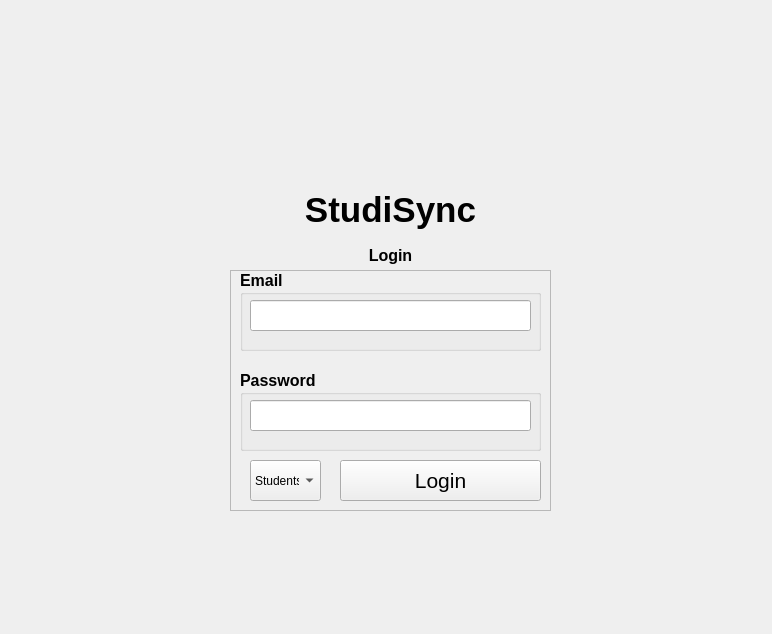
<?xml version="1.0" encoding="UTF-8"?>
<ui version="4.0">
 <class>Login</class>
 <widget class="QMainWindow" name="Login">
  <property name="geometry">
   <rect>
    <x>0</x>
    <y>0</y>
    <width>772</width>
    <height>634</height>
   </rect>
  </property>
  <property name="windowTitle">
   <string>Login - StudiSync</string>
  </property>
  <property name="windowIcon">
   <iconset>
    <normaloff>logo_studisync.jpeg</normaloff>logo_studisync.jpeg</iconset>
  </property>
  <widget class="QWidget" name="centralwidget">
   <widget class="QLabel" name="LogoImage">
    <property name="geometry">
     <rect>
      <x>310</x>
      <y>20</y>
      <width>161</width>
      <height>161</height>
     </rect>
    </property>
    <property name="autoFillBackground">
     <bool>false</bool>
    </property>
    <property name="styleSheet">
     <string notr="true">border-radius: 10px;
</string>
    </property>
    <property name="text">
     <string/>
    </property>
    <property name="textFormat">
     <enum>Qt::RichText</enum>
    </property>
    <property name="pixmap">
     <pixmap>logo_studisync.jpeg</pixmap>
    </property>
    <property name="scaledContents">
     <bool>true</bool>
    </property>
   </widget>
   <widget class="QLabel" name="Title">
    <property name="geometry">
     <rect>
      <x>280</x>
      <y>190</y>
      <width>221</width>
      <height>41</height>
     </rect>
    </property>
    <property name="font">
     <font>
      <family>Segoe UI</family>
      <pointsize>26</pointsize>
      <weight>75</weight>
      <bold>true</bold>
     </font>
    </property>
    <property name="text">
     <string>StudiSync</string>
    </property>
    <property name="textFormat">
     <enum>Qt::RichText</enum>
    </property>
    <property name="alignment">
     <set>Qt::AlignCenter</set>
    </property>
   </widget>
   <widget class="QLabel" name="LoginTitle">
    <property name="geometry">
     <rect>
      <x>310</x>
      <y>230</y>
      <width>161</width>
      <height>51</height>
     </rect>
    </property>
    <property name="font">
     <font>
      <family>Segoe UI</family>
      <pointsize>12</pointsize>
      <weight>75</weight>
      <bold>true</bold>
     </font>
    </property>
    <property name="text">
     <string>Login</string>
    </property>
    <property name="textFormat">
     <enum>Qt::RichText</enum>
    </property>
    <property name="alignment">
     <set>Qt::AlignCenter</set>
    </property>
   </widget>
   <widget class="QFrame" name="LoginGroup">
    <property name="geometry">
     <rect>
      <x>230</x>
      <y>270</y>
      <width>321</width>
      <height>241</height>
     </rect>
    </property>
    <property name="frameShape">
     <enum>QFrame::StyledPanel</enum>
    </property>
    <property name="frameShadow">
     <enum>QFrame::Raised</enum>
    </property>
    <widget class="QPushButton" name="LoginButton">
     <property name="geometry">
      <rect>
       <x>110</x>
       <y>190</y>
       <width>201</width>
       <height>41</height>
      </rect>
     </property>
     <property name="font">
      <font>
       <family>Segoe UI</family>
       <pointsize>16</pointsize>
      </font>
     </property>
     <property name="text">
      <string>Login</string>
     </property>
    </widget>
    <widget class="QGroupBox" name="EmailBox">
     <property name="geometry">
      <rect>
       <x>10</x>
       <y>0</y>
       <width>301</width>
       <height>81</height>
      </rect>
     </property>
     <property name="font">
      <font>
       <family>Segoe UI</family>
       <pointsize>12</pointsize>
       <weight>75</weight>
       <bold>true</bold>
      </font>
     </property>
     <property name="title">
      <string>Email</string>
     </property>
     <widget class="QLineEdit" name="EmailField">
      <property name="geometry">
       <rect>
        <x>10</x>
        <y>30</y>
        <width>281</width>
        <height>31</height>
       </rect>
      </property>
      <property name="font">
       <font>
        <family>Segoe UI</family>
        <pointsize>12</pointsize>
        <weight>50</weight>
        <bold>false</bold>
       </font>
      </property>
      <property name="text">
       <string/>
      </property>
     </widget>
    </widget>
    <widget class="QGroupBox" name="PasswordBox">
     <property name="geometry">
      <rect>
       <x>10</x>
       <y>100</y>
       <width>301</width>
       <height>81</height>
      </rect>
     </property>
     <property name="font">
      <font>
       <family>Segoe UI</family>
       <pointsize>12</pointsize>
       <weight>75</weight>
       <bold>true</bold>
      </font>
     </property>
     <property name="title">
      <string>Password</string>
     </property>
     <widget class="QLineEdit" name="PasswordField">
      <property name="geometry">
       <rect>
        <x>10</x>
        <y>30</y>
        <width>281</width>
        <height>31</height>
       </rect>
      </property>
      <property name="font">
       <font>
        <family>Segoe UI</family>
        <pointsize>12</pointsize>
        <weight>50</weight>
        <bold>false</bold>
       </font>
      </property>
      <property name="text">
       <string/>
      </property>
      <property name="echoMode">
       <enum>QLineEdit::Password</enum>
      </property>
     </widget>
    </widget>
    <widget class="QComboBox" name="ComboBoxSelect">
     <property name="geometry">
      <rect>
       <x>20</x>
       <y>190</y>
       <width>71</width>
       <height>41</height>
      </rect>
     </property>
     <property name="font">
      <font>
       <family>Segoe UI</family>
      </font>
     </property>
     <item>
      <property name="text">
       <string>Students</string>
      </property>
     </item>
     <item>
      <property name="text">
       <string>Office</string>
      </property>
     </item>
    </widget>
   </widget>
  </widget>
 </widget>
 <resources/>
 <connections/>
</ui>
